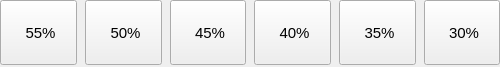
            <widget class="QWidget" name="scrollAreaWidgetContents_2">
             <property name="geometry">
              <rect>
               <x>0</x>
               <y>0</y>
               <width>500</width>
               <height>67</height>
              </rect>
             </property>
             <property name="minimumSize">
              <size>
               <width>500</width>
               <height>0</height>
              </size>
             </property>
             <layout class="QFormLayout" name="formLayout_2">
              <property name="horizontalSpacing">
               <number>0</number>
              </property>
              <property name="verticalSpacing">
               <number>0</number>
              </property>
              <property name="leftMargin">
               <number>0</number>
              </property>
              <property name="topMargin">
               <number>0</number>
              </property>
              <property name="rightMargin">
               <number>0</number>
              </property>
              <property name="bottomMargin">
               <number>0</number>
              </property>
              <item row="0" column="1">
               <layout class="QHBoxLayout" name="promotionHorizontalLayout">
                <property name="spacing">
                 <number>8</number>
                </property>
                <item>
                 <widget class="QPushButton" name="promotionPushButton6">
                  <property name="minimumSize">
                   <size>
                    <width>0</width>
                    <height>65</height>
                   </size>
                  </property>
                  <property name="font">
                   <font>
                    <pointsize>11</pointsize>
                   </font>
                  </property>
                  <property name="cursor">
                   <cursorShape>PointingHandCursor</cursorShape>
                  </property>
                  <property name="text">
                   <string> 55%</string>
                  </property>
                  <property name="icon">
                   <iconset>
                    <normaloff>images/promotion.png</normaloff>images/promotion.png</iconset>
                  </property>
                  <property name="iconSize">
                   <size>
                    <width>20</width>
                    <height>20</height>
                   </size>
                  </property>
                 </widget>
                </item>
                <item>
                 <widget class="QPushButton" name="promotionPushButton5">
                  <property name="minimumSize">
                   <size>
                    <width>0</width>
                    <height>65</height>
                   </size>
                  </property>
                  <property name="font">
                   <font>
                    <pointsize>11</pointsize>
                   </font>
                  </property>
                  <property name="cursor">
                   <cursorShape>PointingHandCursor</cursorShape>
                  </property>
                  <property name="text">
                   <string> 50%</string>
                  </property>
                  <property name="icon">
                   <iconset>
                    <normaloff>images/promotion.png</normaloff>images/promotion.png</iconset>
                  </property>
                  <property name="iconSize">
                   <size>
                    <width>20</width>
                    <height>20</height>
                   </size>
                  </property>
                 </widget>
                </item>
                <item>
                 <widget class="QPushButton" name="promotionPushButton4">
                  <property name="minimumSize">
                   <size>
                    <width>0</width>
                    <height>65</height>
                   </size>
                  </property>
                  <property name="font">
                   <font>
                    <pointsize>11</pointsize>
                   </font>
                  </property>
                  <property name="cursor">
                   <cursorShape>PointingHandCursor</cursorShape>
                  </property>
                  <property name="text">
                   <string> 45%</string>
                  </property>
                  <property name="icon">
                   <iconset>
                    <normaloff>images/promotion.png</normaloff>images/promotion.png</iconset>
                  </property>
                  <property name="iconSize">
                   <size>
                    <width>20</width>
                    <height>20</height>
                   </size>
                  </property>
                 </widget>
                </item>
                <item>
                 <widget class="QPushButton" name="promotionPushButton3">
                  <property name="minimumSize">
                   <size>
                    <width>0</width>
                    <height>65</height>
                   </size>
                  </property>
                  <property name="font">
                   <font>
                    <pointsize>11</pointsize>
                   </font>
                  </property>
                  <property name="cursor">
                   <cursorShape>PointingHandCursor</cursorShape>
                  </property>
                  <property name="text">
                   <string> 40%</string>
                  </property>
                  <property name="icon">
                   <iconset>
                    <normaloff>images/promotion.png</normaloff>images/promotion.png</iconset>
                  </property>
                  <property name="iconSize">
                   <size>
                    <width>20</width>
                    <height>20</height>
                   </size>
                  </property>
                 </widget>
                </item>
                <item>
                 <widget class="QPushButton" name="promotionPushButton2">
                  <property name="minimumSize">
                   <size>
                    <width>0</width>
                    <height>65</height>
                   </size>
                  </property>
                  <property name="font">
                   <font>
                    <pointsize>11</pointsize>
                   </font>
                  </property>
                  <property name="cursor">
                   <cursorShape>PointingHandCursor</cursorShape>
                  </property>
                  <property name="text">
                   <string> 35%</string>
                  </property>
                  <property name="icon">
                   <iconset>
                    <normaloff>images/promotion.png</normaloff>images/promotion.png</iconset>
                  </property>
                  <property name="iconSize">
                   <size>
                    <width>20</width>
                    <height>20</height>
                   </size>
                  </property>
                 </widget>
                </item>
                <item>
                 <widget class="QPushButton" name="promotionPushButton1">
                  <property name="minimumSize">
                   <size>
                    <width>0</width>
                    <height>65</height>
                   </size>
                  </property>
                  <property name="font">
                   <font>
                    <pointsize>11</pointsize>
                   </font>
                  </property>
                  <property name="cursor">
                   <cursorShape>PointingHandCursor</cursorShape>
                  </property>
                  <property name="text">
                   <string> 30%</string>
                  </property>
                  <property name="icon">
                   <iconset>
                    <normaloff>images/promotion.png</normaloff>images/promotion.png</iconset>
                  </property>
                  <property name="iconSize">
                   <size>
                    <width>20</width>
                    <height>20</height>
                   </size>
                  </property>
                 </widget>
                </item>
               </layout>
              </item>
             </layout>
            </widget>
